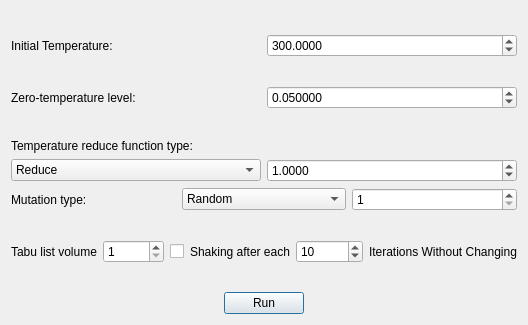
<?xml version="1.0" encoding="UTF-8"?>
<ui version="4.0">
 <class>TSSADialog</class>
 <widget class="QDialog" name="TSSADialog">
  <property name="geometry">
   <rect>
    <x>0</x>
    <y>0</y>
    <width>491</width>
    <height>325</height>
   </rect>
  </property>
  <property name="windowTitle">
   <string>Tabu Search Simulated Annealing Algorithm</string>
  </property>
  <layout class="QGridLayout" name="gridLayout">
   <item row="0" column="0">
    <layout class="QVBoxLayout" name="verticalLayout_12">
     <item>
      <layout class="QHBoxLayout" name="horizontalLayout">
       <item>
        <layout class="QVBoxLayout" name="verticalLayout_11">
         <item>
          <spacer name="verticalSpacer_2">
           <property name="orientation">
            <enum>Qt::Vertical</enum>
           </property>
           <property name="sizeHint" stdset="0">
            <size>
             <width>20</width>
             <height>40</height>
            </size>
           </property>
          </spacer>
         </item>
         <item>
          <layout class="QVBoxLayout" name="verticalLayout">
           <item>
            <layout class="QHBoxLayout" name="horizontalLayout_6">
             <item>
              <widget class="QLabel" name="init">
               <property name="text">
                <string>Initial Temperature:</string>
               </property>
              </widget>
             </item>
             <item>
              <widget class="QDoubleSpinBox" name="temperature">
               <property name="decimals">
                <number>4</number>
               </property>
               <property name="minimum">
                <double>1.000000000000000</double>
               </property>
               <property name="maximum">
                <double>1000000001.000000000000000</double>
               </property>
               <property name="singleStep">
                <double>0.000100000000000</double>
               </property>
               <property name="value">
                <double>300.000000000000000</double>
               </property>
              </widget>
             </item>
            </layout>
           </item>
           <item>
            <spacer name="verticalSpacer_4">
             <property name="orientation">
              <enum>Qt::Vertical</enum>
             </property>
             <property name="sizeHint" stdset="0">
              <size>
               <width>20</width>
               <height>40</height>
              </size>
             </property>
            </spacer>
           </item>
           <item>
            <layout class="QHBoxLayout" name="horizontalLayout_2">
             <item>
              <widget class="QLabel" name="label">
               <property name="text">
                <string>Zero-temperature level:</string>
               </property>
              </widget>
             </item>
             <item>
              <widget class="QDoubleSpinBox" name="Zero">
               <property name="decimals">
                <number>6</number>
               </property>
               <property name="minimum">
                <double>0.000001000000000</double>
               </property>
               <property name="maximum">
                <double>1000000000.000000000000000</double>
               </property>
               <property name="singleStep">
                <double>0.000001000000000</double>
               </property>
               <property name="value">
                <double>0.050000000000000</double>
               </property>
              </widget>
             </item>
            </layout>
           </item>
          </layout>
         </item>
         <item>
          <spacer name="verticalSpacer_5">
           <property name="orientation">
            <enum>Qt::Vertical</enum>
           </property>
           <property name="sizeHint" stdset="0">
            <size>
             <width>20</width>
             <height>40</height>
            </size>
           </property>
          </spacer>
         </item>
         <item>
          <layout class="QVBoxLayout" name="verticalLayout_2">
           <item>
            <widget class="QLabel" name="label_3">
             <property name="text">
              <string>Temperature reduce function type:</string>
             </property>
            </widget>
           </item>
           <item>
            <layout class="QHBoxLayout" name="horizontalLayout_8">
             <item>
              <widget class="QComboBox" name="tempRed">
               <item>
                <property name="text">
                 <string>Reduce</string>
                </property>
               </item>
               <item>
                <property name="text">
                 <string>Power Reduce</string>
                </property>
               </item>
               <item>
                <property name="text">
                 <string>Extinguishing</string>
                </property>
               </item>
               <item>
                <property name="text">
                 <string>Random Existinguishing</string>
                </property>
               </item>
               <item>
                <property name="text">
                 <string>Bolcman Law</string>
                </property>
               </item>
               <item>
                <property name="text">
                 <string>Cawshi Law</string>
                </property>
               </item>
               <item>
                <property name="text">
                 <string>Ultrafast</string>
                </property>
               </item>
               <item>
                <property name="text">
                 <string>Xin Yao</string>
                </property>
               </item>
              </widget>
             </item>
             <item>
              <widget class="QDoubleSpinBox" name="divide">
               <property name="decimals">
                <number>4</number>
               </property>
               <property name="minimum">
                <double>0.000100000000000</double>
               </property>
               <property name="maximum">
                <double>1000000000.000000000000000</double>
               </property>
               <property name="singleStep">
                <double>0.000100000000000</double>
               </property>
               <property name="value">
                <double>1.000000000000000</double>
               </property>
              </widget>
             </item>
            </layout>
           </item>
          </layout>
         </item>
         <item>
          <layout class="QHBoxLayout" name="horizontalLayout_5">
           <item>
            <widget class="QLabel" name="label_2">
             <property name="text">
              <string>Mutation type:</string>
             </property>
            </widget>
           </item>
           <item>
            <widget class="QComboBox" name="mutType">
             <item>
              <property name="text">
               <string>Random</string>
              </property>
             </item>
             <item>
              <property name="text">
               <string>RandomRandom</string>
              </property>
             </item>
             <item>
              <property name="text">
               <string>Type 2</string>
              </property>
             </item>
             <item>
              <property name="text">
               <string>Combine</string>
              </property>
             </item>
            </widget>
           </item>
           <item>
            <widget class="QSpinBox" name="num">
             <property name="minimum">
              <number>1</number>
             </property>
             <property name="value">
              <number>1</number>
             </property>
            </widget>
           </item>
          </layout>
         </item>
         <item>
          <spacer name="verticalSpacer_3">
           <property name="orientation">
            <enum>Qt::Vertical</enum>
           </property>
           <property name="sizeHint" stdset="0">
            <size>
             <width>20</width>
             <height>40</height>
            </size>
           </property>
          </spacer>
         </item>
         <item>
          <layout class="QHBoxLayout" name="horizontalLayout_3">
           <item>
            <widget class="QLabel" name="label_5">
             <property name="text">
              <string>Tabu list volume</string>
             </property>
            </widget>
           </item>
           <item>
            <widget class="QSpinBox" name="spinBox">
             <property name="minimum">
              <number>1</number>
             </property>
             <property name="maximum">
              <number>10000</number>
             </property>
             <property name="value">
              <number>1</number>
             </property>
            </widget>
           </item>
           <item>
            <widget class="QCheckBox" name="shaking">
             <property name="enabled">
              <bool>true</bool>
             </property>
             <property name="text">
              <string/>
             </property>
            </widget>
           </item>
           <item>
            <widget class="QLabel" name="label_4">
             <property name="text">
              <string>Shaking after each</string>
             </property>
            </widget>
           </item>
           <item>
            <widget class="QSpinBox" name="shake">
             <property name="minimum">
              <number>2</number>
             </property>
             <property name="maximum">
              <number>500000</number>
             </property>
             <property name="value">
              <number>10</number>
             </property>
            </widget>
           </item>
           <item>
            <widget class="QLabel" name="label_6">
             <property name="text">
              <string>Iterations Without Changing</string>
             </property>
            </widget>
           </item>
          </layout>
         </item>
         <item>
          <spacer name="verticalSpacer">
           <property name="orientation">
            <enum>Qt::Vertical</enum>
           </property>
           <property name="sizeHint" stdset="0">
            <size>
             <width>20</width>
             <height>40</height>
            </size>
           </property>
          </spacer>
         </item>
         <item>
          <layout class="QHBoxLayout" name="horizontalLayout_4">
           <item>
            <spacer name="horizontalSpacer">
             <property name="orientation">
              <enum>Qt::Horizontal</enum>
             </property>
             <property name="sizeHint" stdset="0">
              <size>
               <width>40</width>
               <height>20</height>
              </size>
             </property>
            </spacer>
           </item>
           <item>
            <widget class="QPushButton" name="pushButton">
             <property name="text">
              <string>Run</string>
             </property>
            </widget>
           </item>
           <item>
            <spacer name="horizontalSpacer_2">
             <property name="orientation">
              <enum>Qt::Horizontal</enum>
             </property>
             <property name="sizeHint" stdset="0">
              <size>
               <width>40</width>
               <height>20</height>
              </size>
             </property>
            </spacer>
           </item>
          </layout>
         </item>
        </layout>
       </item>
      </layout>
     </item>
    </layout>
   </item>
  </layout>
 </widget>
 <resources>
  <include location="resources.qrc"/>
 </resources>
 <connections>
  <connection>
   <sender>pushButton</sender>
   <signal>clicked()</signal>
   <receiver>TSSADialog</receiver>
   <slot>run()</slot>
   <hints>
    <hint type="sourcelabel">
     <x>282</x>
     <y>311</y>
    </hint>
    <hint type="destinationlabel">
     <x>73</x>
     <y>165</y>
    </hint>
   </hints>
  </connection>
  <connection>
   <sender>mutType</sender>
   <signal>currentIndexChanged(int)</signal>
   <receiver>TSSADialog</receiver>
   <slot>mutateChange()</slot>
   <hints>
    <hint type="sourcelabel">
     <x>320</x>
     <y>207</y>
    </hint>
    <hint type="destinationlabel">
     <x>100</x>
     <y>34</y>
    </hint>
   </hints>
  </connection>
  <connection>
   <sender>tempRed</sender>
   <signal>currentIndexChanged(int)</signal>
   <receiver>TSSADialog</receiver>
   <slot>tempReduceChange()</slot>
   <hints>
    <hint type="sourcelabel">
     <x>92</x>
     <y>178</y>
    </hint>
    <hint type="destinationlabel">
     <x>133</x>
     <y>202</y>
    </hint>
   </hints>
  </connection>
  <connection>
   <sender>shaking</sender>
   <signal>clicked(bool)</signal>
   <receiver>TSSADialog</receiver>
   <slot>shakingSwitch()</slot>
   <hints>
    <hint type="sourcelabel">
     <x>163</x>
     <y>253</y>
    </hint>
    <hint type="destinationlabel">
     <x>71</x>
     <y>99</y>
    </hint>
   </hints>
  </connection>
  <connection>
   <sender>temperature</sender>
   <signal>valueChanged(double)</signal>
   <receiver>TSSADialog</receiver>
   <slot>initTempChange()</slot>
   <hints>
    <hint type="sourcelabel">
     <x>456</x>
     <y>56</y>
    </hint>
    <hint type="destinationlabel">
     <x>144</x>
     <y>8</y>
    </hint>
   </hints>
  </connection>
  <connection>
   <sender>spinBox</sender>
   <signal>valueChanged(int)</signal>
   <receiver>TSSADialog</receiver>
   <slot>slot1()</slot>
   <hints>
    <hint type="sourcelabel">
     <x>109</x>
     <y>255</y>
    </hint>
    <hint type="destinationlabel">
     <x>101</x>
     <y>285</y>
    </hint>
   </hints>
  </connection>
 </connections>
 <slots>
  <slot>run()</slot>
  <slot>mutateChange()</slot>
  <slot>tempReduceChange()</slot>
  <slot>shakingSwitch()</slot>
  <slot>initTempChange()</slot>
  <slot>slot1()</slot>
 </slots>
</ui>
